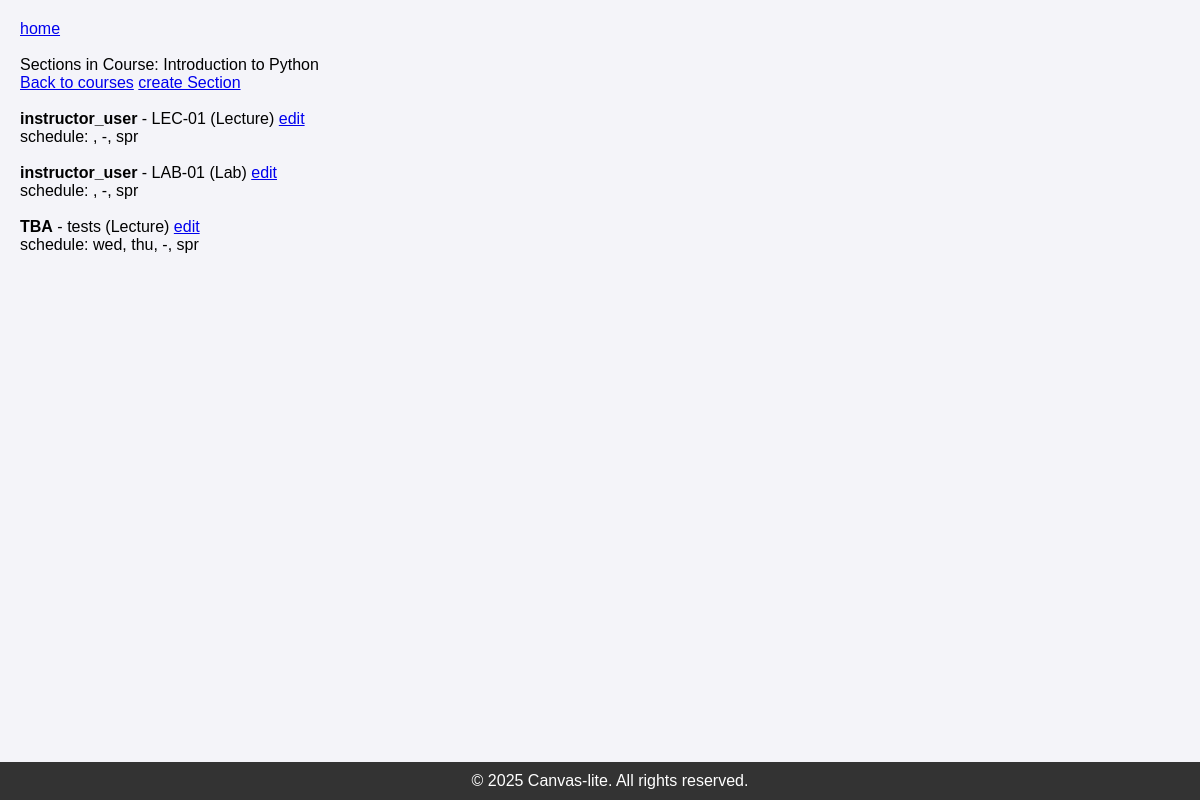
The page /sudo/course/5/section/ (signed in) on the database as committed earlier.
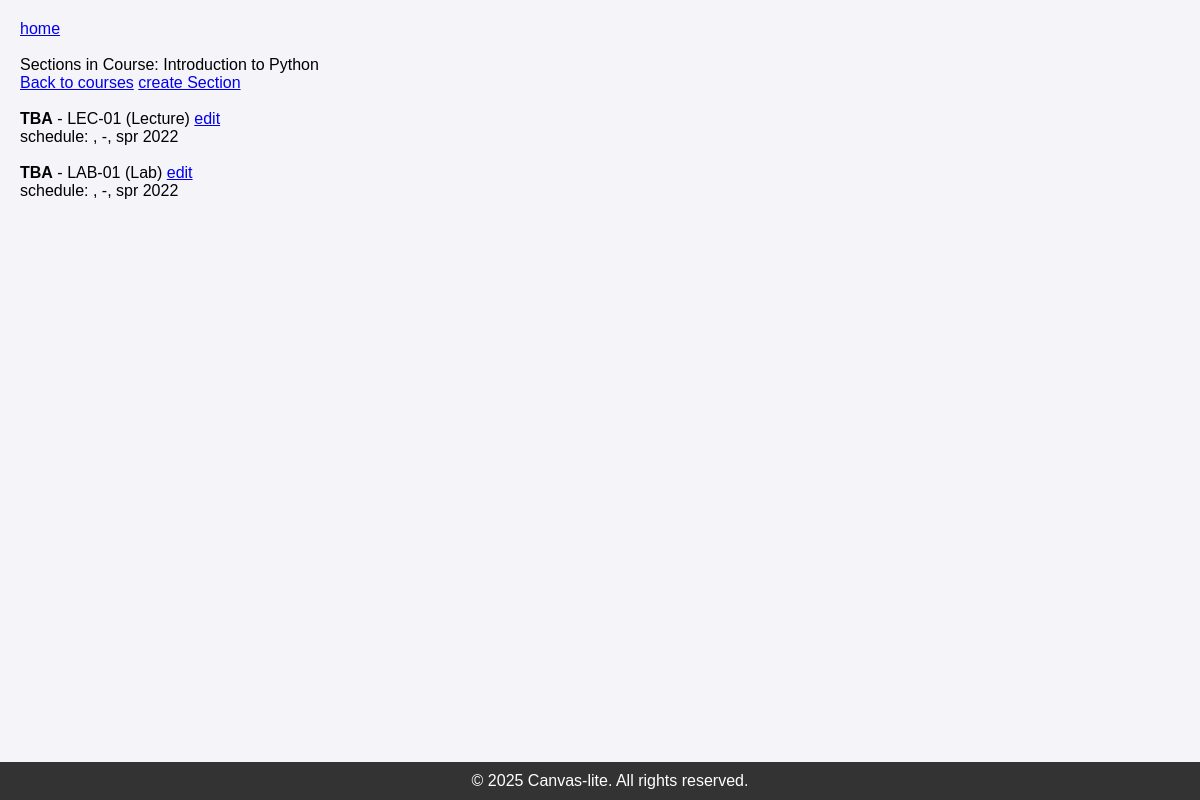
The same page on the database as committed later.
### webapp/models/courses.py (models this page shows, shortened)
class Course(models.Model):
    name = models.CharField(default=None, max_length=50)
    description = models.TextField(blank=True)
    def get_sections(self):
        return self.sections.all()

### webapp/models/section.py (models this page shows, shortened)
class Section(models.Model):
    name = models.CharField(max_length=100)
    schedule = models.JSONField(default=dict)
    section_type = models.CharField(
        max_length=3,
        choices=SectionType,
        default=SectionType.LECTURE,
    )
    course = models.ForeignKey('Course', on_delete=models.CASCADE, related_name='sections')
    instructor = models.ForeignKey(
        settings.AUTH_USER_MODEL,
        on_delete=models.SET_NULL,
        null=True,
        blank=True,
        related_name='sections_taught'
    )
    main_section = models.ForeignKey(
        'self',
        null=True,
        blank=True,
        on_delete=models.CASCADE,
        related_name='sub_sections'
    )
    class Meta:
        unique_together = (
            ('course', 'name'),
            ('main_section', 'name'),
        )

### webapp/models/users.py (models this page shows, shortened)
class User(AbstractUser):
    phone_number = models.CharField(max_length=15, blank=True, verbose_name='phone_number', null=True)
    description = models.TextField(blank=True, null=True, verbose_name='description')
    group_name = models.CharField(
        max_length=1,
        choices=UserType,
        default=UserType.TA,
    )
    class Meta:
        permissions = (
            ("can_assign_l1", "Can assign to courses/sections: instructor"),
            ("can_assign_l2", "Can assign to courses/sections: admin"),
        )

### webapp/views/admin.py (the view)
# urls.py: path('sudo/<str:model_name>/<int:id>/section/', views.sections_list, name='sections_list'),
@in_groups(["Admin"])
def sections_list(request, model_name, id):
    model = None
    if model_name == "user":
        model = get_object_or_404(User, id=id)
    elif model_name == "course":
        model = get_object_or_404(Course, id=id)
    else:
        Http404("invalid model name")
    sections = model.get_sections()
    return render(request, 'admin_pages/list_sections.html', {
        'model': model,
        'sections': sections,
        "model_name": model_name,
    })

### webapp/templatetags/site_tags.py (called while the page is built)
@register.filter
def format_schedule(schedule):
    return (
        f"{', '.join(schedule.get('days', []))}, "
        f"{schedule.get('start_time', 'N/A')}-{schedule.get('end_time', 'N/A')}, "
        f"{schedule.get('semester', '')} {schedule.get('year', '')}"
    )

### webapp/views/admin.py (called while the page is built)
def in_groups(group_names):
    def check(user):
        return user.groups.filter(name__in=group_names).exists()
    return user_passes_test(check)

### templates/admin_pages/list_sections.html (shortened to what this page needs)
{% extends "master.html" %}
{% load static %}
{% load site_tags %}
{% block content %}
    <a href="{% url 'admin_home' %}">home</a><br><br>
     {% if model_name == 'user' %}
        Sections Taught by {{ model_name }}
         <a href="{% url 'user_list' %}">Back to Users</a>
         <a href="{% url "claim_section_list" model.id%}"> Claim Section</a>
    {% elif model_name == 'course'%}
        Sections in Course: {{ model.name }}<br>
         <a href="{% url 'courses_list' %}">Back to courses</a>
         <a href="{% url "create_model_section" model.id%}"> create Section</a>
    {% endif %}
    <br><br>
    {% for section in sections %}
        {% if model_name == 'user' %}
            <strong>{{ section.course.name }}</strong> -
        {% elif model_name == 'course'%}
            <strong>{{ section.instructor.username|default:"TBA" }}</strong> -
        {% endif %}
        {{ section.name }} ({{ section.get_section_type_display }})
        <a href="{% url 'edit_model' 'section' section.id %}">edit</a>
        {% if section.schedule.items %}
            <div class="schedule">
                    schedule: {{ section.schedule|format_schedule }}
            </div>
        {% else %}
            No schedule data
        {% endif %}
        <br>
    {% empty %}
        No sections assigned
    {% endfor %}
{% endblock %}

### templates/master.html (shortened to what this page needs)
{% load static %}
<!DOCTYPE html>
<html lang="en">
<head>
    <link rel="stylesheet" href="{% static 'css/base_theme.css' %}">
</head>
<body>
<main>
    {% block content %}
    {% endblock %}
</main>
<footer>
    &copy; 2025 Canvas-lite. All rights reserved.
</footer>
</body>
</html>

### templates/static/css/base_theme.css (style rules this page uses)
body { font-family: Arial, sans-serif; margin: 0; padding: 0; background-color: #f4f4f9; }
main { flex: 1; padding: 20px 20px 60px; }
footer { position: fixed; bottom: 0; width: 100%; text-align: center; padding: 10px; background-color: #333; color: white; }

Rows that differ between the two databases and show on the page:
removed Section: instructor.username "TBA", name "tests", section_type "Lecture", schedule "wed, thu, -, spr"
changed Section "LEC-01": instructor.username "instructor_user" → "TBA"; schedule ", -, spr" → ", -, spr 2022"
changed Section "LAB-01": instructor.username "instructor_user" → "TBA"; schedule ", -, spr" → ", -, spr 2022"
